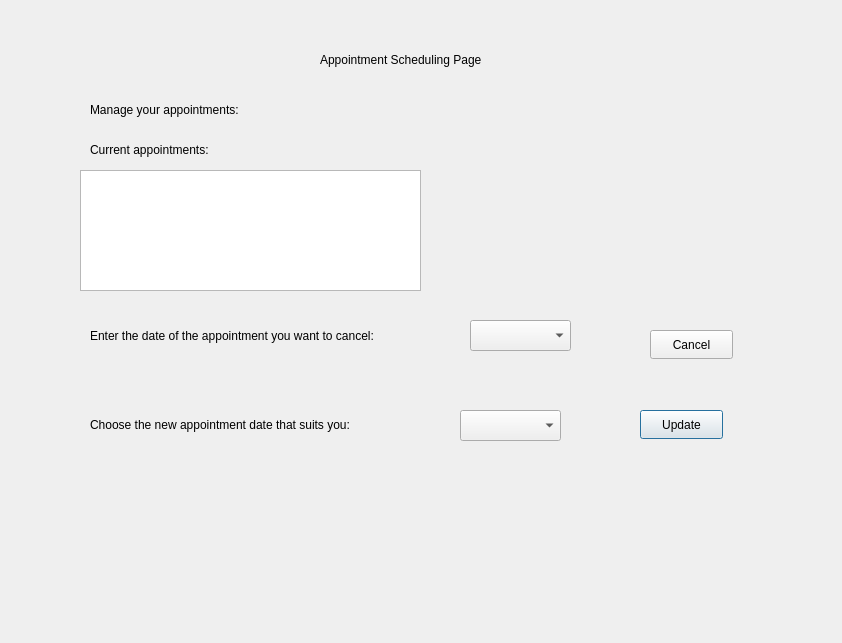
<?xml version="1.0" encoding="UTF-8"?>
<ui version="4.0">
 <class>SchedulePage</class>
 <widget class="QDialog" name="SchedulePage">
  <property name="geometry">
   <rect>
    <x>0</x>
    <y>0</y>
    <width>842</width>
    <height>643</height>
   </rect>
  </property>
  <property name="windowTitle">
   <string>Dialog</string>
  </property>
  <widget class="QLabel" name="label_2">
   <property name="geometry">
    <rect>
     <x>90</x>
     <y>409</y>
     <width>371</width>
     <height>31</height>
    </rect>
   </property>
   <property name="text">
    <string>Choose the new appointment date that suits you:</string>
   </property>
  </widget>
  <widget class="QLabel" name="label_3">
   <property name="geometry">
    <rect>
     <x>90</x>
     <y>100</y>
     <width>191</width>
     <height>20</height>
    </rect>
   </property>
   <property name="text">
    <string>Manage your appointments:</string>
   </property>
  </widget>
  <widget class="QLabel" name="label_5">
   <property name="geometry">
    <rect>
     <x>90</x>
     <y>320</y>
     <width>361</width>
     <height>31</height>
    </rect>
   </property>
   <property name="text">
    <string>Enter the date of the appointment you want to cancel:</string>
   </property>
  </widget>
  <widget class="QLabel" name="label_4">
   <property name="geometry">
    <rect>
     <x>90</x>
     <y>140</y>
     <width>151</width>
     <height>20</height>
    </rect>
   </property>
   <property name="text">
    <string>Current appointments:</string>
   </property>
  </widget>
  <widget class="QLabel" name="label">
   <property name="geometry">
    <rect>
     <x>320</x>
     <y>50</y>
     <width>211</width>
     <height>20</height>
    </rect>
   </property>
   <property name="text">
    <string>Appointment Scheduling Page</string>
   </property>
  </widget>
  <widget class="QComboBox" name="AppDateComboBox">
   <property name="geometry">
    <rect>
     <x>460</x>
     <y>410</y>
     <width>101</width>
     <height>31</height>
    </rect>
   </property>
  </widget>
  <widget class="QListView" name="listView">
   <property name="geometry">
    <rect>
     <x>80</x>
     <y>170</y>
     <width>341</width>
     <height>121</height>
    </rect>
   </property>
  </widget>
  <widget class="QComboBox" name="AppDateComboBox_2">
   <property name="geometry">
    <rect>
     <x>470</x>
     <y>320</y>
     <width>101</width>
     <height>31</height>
    </rect>
   </property>
  </widget>
  <widget class="QPushButton" name="updateappointmentbutton">
   <property name="geometry">
    <rect>
     <x>640</x>
     <y>410</y>
     <width>83</width>
     <height>29</height>
    </rect>
   </property>
   <property name="text">
    <string>Update</string>
   </property>
  </widget>
  <widget class="QPushButton" name="cancelappointmentbutton">
   <property name="geometry">
    <rect>
     <x>650</x>
     <y>330</y>
     <width>83</width>
     <height>29</height>
    </rect>
   </property>
   <property name="text">
    <string>Cancel</string>
   </property>
  </widget>
 </widget>
 <resources/>
 <connections/>
</ui>
